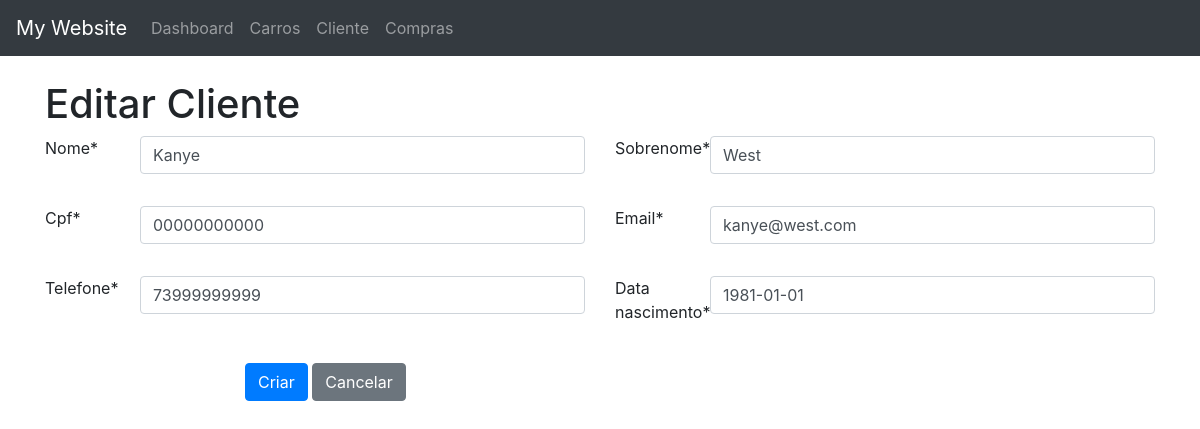
The page /cliente/editar/1 on the database as committed earlier.
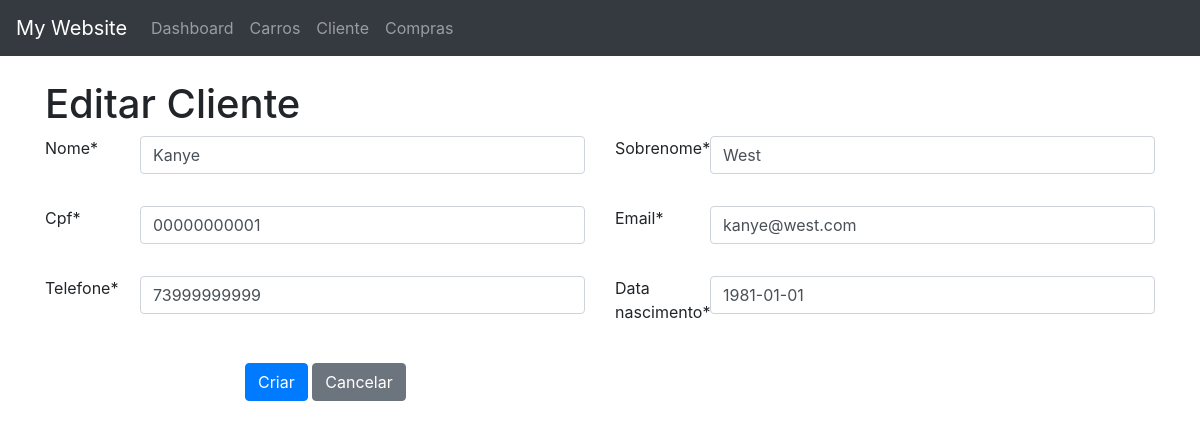
The same page on the database as committed later.
### cliente/models.py (models this page shows, shortened)
class Cliente(models.Model):
    nome = models.CharField(max_length=100)
    sobrenome = models.CharField(max_length=100)
    cpf = models.CharField(max_length=11, unique=True)
    email = models.EmailField(unique=True)
    telefone = models.CharField(max_length=11)
    data_nascimento = models.DateField()
    created_at = models.DateTimeField(auto_now_add=True)
    updated_at = models.DateTimeField(auto_now=True)
    nivel_bruto = models.CharField(max_length=8, choices=NIVEL_CHOICES, default='BRONZE')

### cliente/views.py (the view)
# urls.py: path('editar/<int:id>', views.editar_cliente, name='editar_cliente'),
def editar_cliente(request, id):
    cliente = Cliente.objects.get(id=id)
    if cliente is None:
        return redirect('listar_clientes')
    if request.method == 'POST':
        form = ClienteForm(request.POST, instance=cliente)
        if form.is_valid():
            form.save()
            return redirect('listar_clientes')
    else:
        form = ClienteForm(instance=cliente)
        return render(request, 'criar_cliente.html', {'form': form})

### cliente/templates/criar_cliente.html (shortened to what this page needs)
{% extends 'basic.html' %}
{% load crispy_forms_tags %}
{% block content %}
    {% if form %}
        <h1>Editar Cliente</h1>
    {% else %}
        <h1>Cria Cliente</h1>
    {% endif %}
    <form method="post">
        {% crispy form %}
{% endblock %}

Rows that differ between the two databases and show on the page:
changed Cliente "Kanye": cpf "00000000000" → "00000000001"
